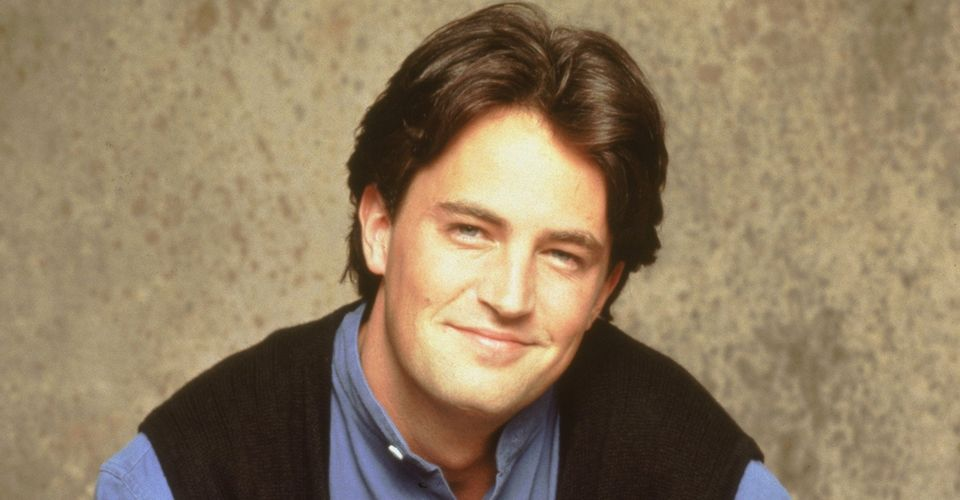
#> input picture Chandler.jpg, 960 x 500 px
$ python '6 contour detection.py'
#> lines starting #> are read from the running program, lines starting #| are printed output that depends on the picture; after the words box and inside, x2 and y2 are one past the last pixel; in counts of white or black regions, pixels touching at a corner belong together
import cv2 as cv
import numpy as np

img = cv.imread('Chandler.jpg')
#> img is the input picture: shape (500, 960, 3); mean B, G, R 97.2, 125.1, 144.4
grey = cv.cvtColor(img,cv.COLOR_BGR2GRAY)
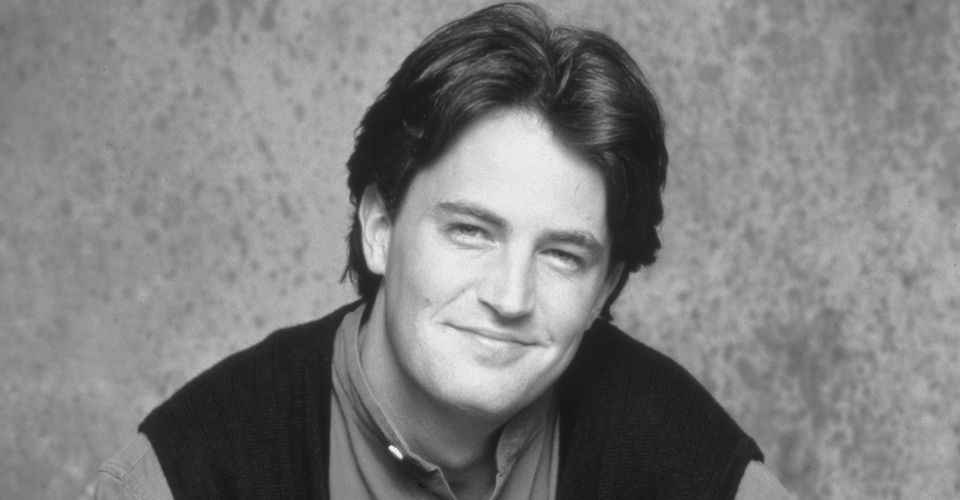
#> grey: shape (500, 960); min 19, max 249, mean 127.7

#first way
blur = cv.GaussianBlur(grey,(7,7),cv.BORDER_DEFAULT)
canny = cv.Canny(blur,125,175)
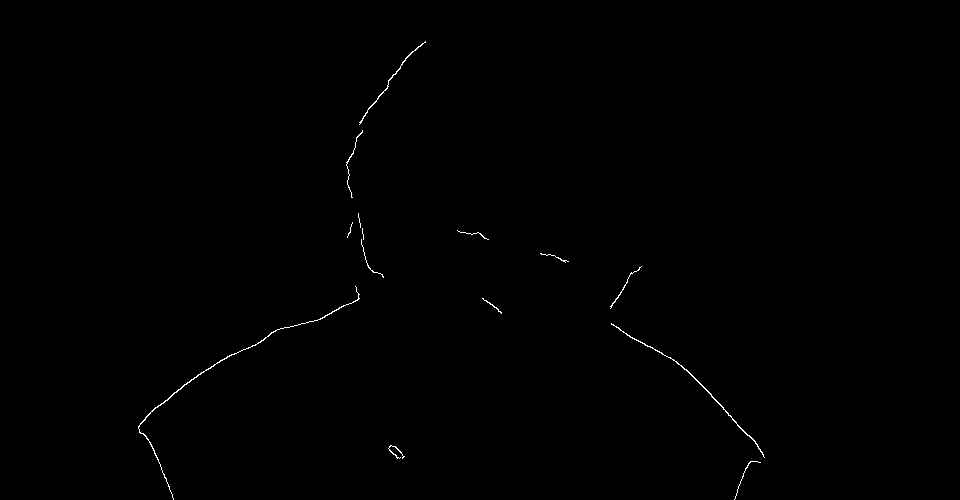
#> canny: shape (500, 960); 0.27% white in thin lines or dots, all inside (x1, y1, x2, y2) = (138, 41, 765, 500)
contours, hiearchies = cv.findContours(canny,cv.RETR_LIST,cv.CHAIN_APPROX_SIMPLE)
#> contours = 14 contours, 11 with area under 20; largest, box (x1, y1, x2, y2) and area: (138, 286, 360, 500) 122, (611, 323, 765, 458) 108, (359, 41, 426, 125) 56; hiearchies = 14 rows, first 6: [1, -1, -1, -1], [2, 0, -1, -1], [3, 1, -1, -1], [4, 2, -1, -1], [5, 3, -1, -1], [6, 4, -1, -1]
print(len(contours))
#| 14


#second way threshold value
ret,threshold = cv.threshold(grey,125,175,cv.THRESH_BINARY)
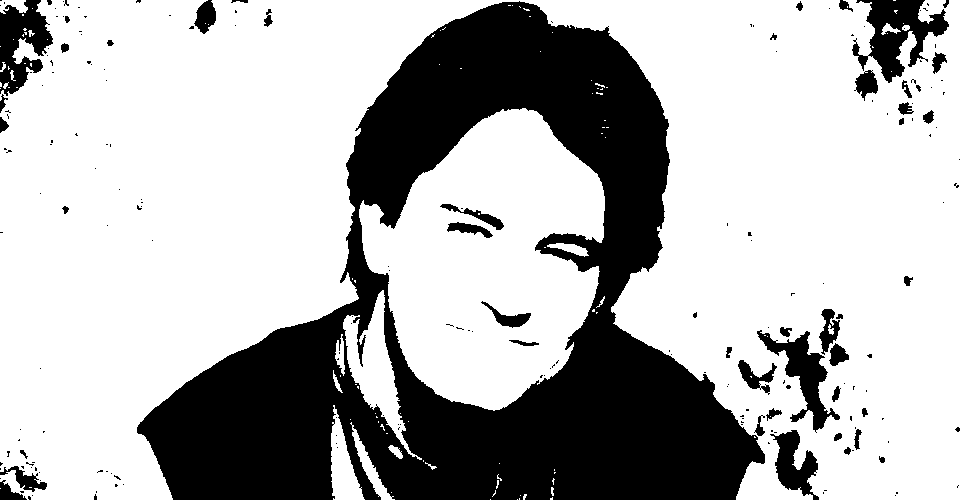
#> threshold: shape (500, 960); values 0 (black) and 175 (white), 70.6% white; 207 black regions (159 under 20 px)
contours2, hiearchies2 = cv.findContours(threshold,cv.RETR_LIST,cv.CHAIN_APPROX_SIMPLE)
#> contours2 = 331 contours, 275 with area under 20; largest, box (x1, y1, x2, y2) and area: (0, 0, 960, 500) 287747, (359, 108, 605, 411) 48176, (343, 290, 422, 460) 3730, (756, 329, 841, 433) 2722, (331, 405, 365, 500) 1494; hiearchies2 = 331 rows, first 6: [1, -1, -1, -1], [2, 0, -1, -1], [3, 1, -1, -1], [4, 2, -1, -1], [5, 3, -1, -1], [6, 4, -1, -1]
print(len(contours2))
#| 331


# draw ontours on image
blank = np.zeros(img.shape,dtype='uint8')
cv.drawContours(blank,contours2,-1,(0,0,255),1)
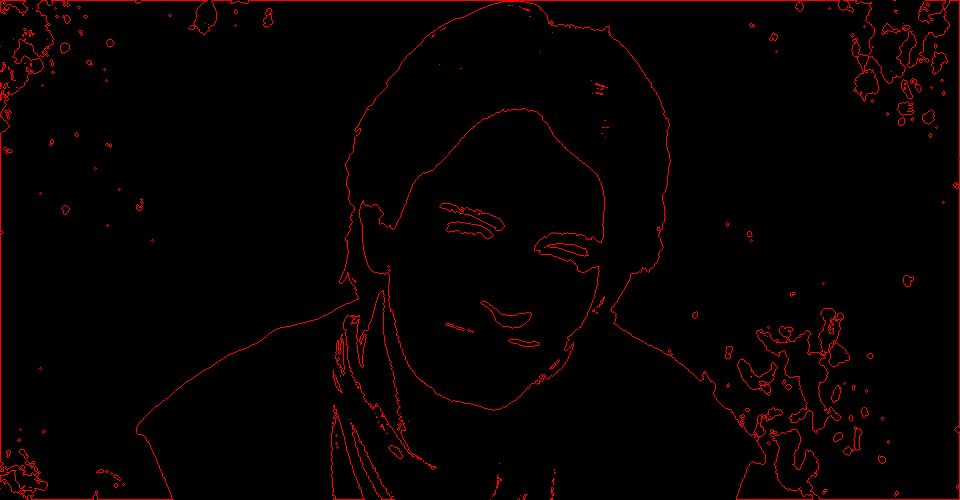
#> blank: shape (500, 960, 3); mean of channels 0, 1, 2 0, 0, 5.9; drawn as B, G, R
cv.imshow('blank comntours drwan',blank)
cv.waitKey(0)
